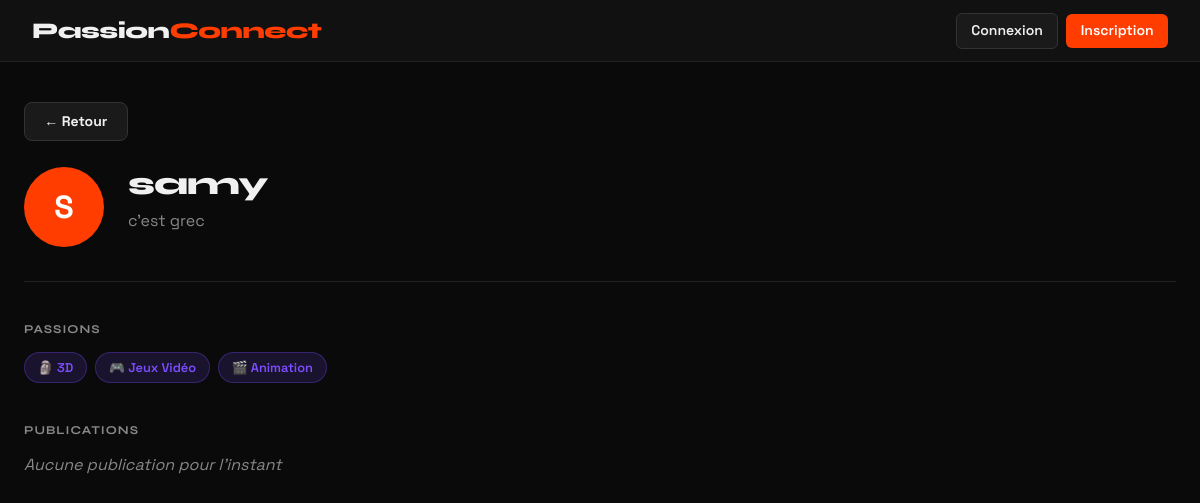
The app's page /profil/1 with its own data.
### tables this page shows
CREATE TABLE user(
            id INTEGER PRIMARY KEY AUTOINCREMENT,
            username TEXT NOT NULL UNIQUE,
            email TEXT NOT NULL UNIQUE,
            password TEXT NOT NULL,
            bio TEXT,
            photo TEXT,
            created_at TIMESTAMP DEFAULT CURRENT_TIMESTAMP           
        );

CREATE TABLE passion (
            id INTEGER PRIMARY KEY AUTOINCREMENT,
            nom TEXT NOT NULL UNIQUE,
            icone TEXT
        );

### app/profil/routes.py (the view)
@profil.route('/profil/<int:user_id>')
def profil_public(user_id):
    db = get_db()
    cursor = db.cursor()
    user = cursor.execute(
        'SELECT * FROM user WHERE id = ?', (user_id,)
    ).fetchone()
    passions = cursor.execute('''
        SELECT passion.nom, passion.icone FROM passion
        JOIN user_passion ON passion.id = user_passion.passion_id
        WHERE user_passion.user_id = ?
    ''', (user_id,)).fetchall()
    publications = cursor.execute('''
        SELECT * FROM publication
        WHERE user_id = ?
        ORDER BY created_at DESC
    ''', (user_id,)).fetchall()
    db.close()
    return render_template('profil_public.html', user=user, passions=passions, publications=publications)

### database.py (called while the page is built)
def get_db():
    db = sqlite3.connect('passionconnect.db') #retoune des dictionnaires au lieu des tuples
    db.row_factory = sqlite3.Row
    return db

### app/templates/profil_public.html
{% extends 'base.html' %}
{% block contenu %}
<a href="/decouverte" class="btn-gris mb-4" style="display:inline-block">← Retour</a>
<div class="profil-header">
    <div class="profil-avatar-large">{{ user.username[0].upper() }}</div>
    <div class="profil-header-info">
        <h1>{{ user.username }}</h1>
        <p class="text-muted">{{ user.bio or 'Aucune bio pour l instant.' }}</p>
    </div>
</div>
<div class="profil-passions">
    <h2>Passions</h2>
    {% if passions %}
        <div class="passions-liste">
            {% for p in passions %}
                <span class="passion-tag">{{ p.icone }} {{ p.nom }}</span>
            {% endfor %}
        </div>
    {% else %}
        <em class="text-muted">Aucune passion pour l'instant</em>
    {% endif %}
</div>
<div class="profil-publications">
    <h2>Publications</h2>
    {% if publications %}
        <div class="feed">
            {% for pub in publications %}
            <div class="post-card">
                {% if pub.image %}
                    <img src="/static/uploads/{{ pub.image }}" class="post-image">
                {% endif %}
                <p class="post-contenu">{{ pub.contenu }}</p>
                <span class="post-date">{{ pub.created_at }}</span>
            </div>
            {% endfor %}
        </div>
    {% else %}
        <em class="text-muted">Aucune publication pour l'instant</em>
    {% endif %}
</div>
{% endblock %}

### app/static/style.css (style rules this page uses)
:root { --accent: #FF3D00; --accent2: #7C4DFF; --accent3: #00BFA5; --dark: #0A0A0A; --card-bg: #141414; --text: #F0F0F0; --muted: #888; }
* { box-sizing: border-box; margin: 0; padding: 0; }
body { background-color: var(--dark); color: var(--text); font-family: 'Space Grotesk', sans-serif; min-height: 100vh; }
a { color: var(--text); text-decoration: none; }
.text-muted { color: var(--muted) !important; }
.mb-4 { margin-bottom: 1.5rem !important; }
h1, h2, h3 { font-family: 'Syne', sans-serif; }
h1 { font-weight: 800; font-size: 2rem; letter-spacing: -1px; margin-bottom: 1.5rem; }
h2 { font-weight: 700; color: var(--muted); text-transform: uppercase; letter-spacing: 1px; font-size: 0.75rem; margin-bottom: 1rem; }
.btn-gris { background: #1a1a1a; color: var(--text) !important; padding: 0.5rem 1.2rem; border-radius: 8px; font-weight: 700; font-size: 0.875rem; border: 1px solid #333; transition: all 0.2s; cursor: pointer; display: inline-block; }
.profil-header { display: flex; align-items: center; gap: 1.5rem; margin-bottom: 2.5rem; padding-bottom: 2rem; border-bottom: 1px solid #222; }
.profil-avatar-large { width: 80px; height: 80px; border-radius: 50%; background: var(--accent); color: white; font-weight: 800; font-size: 2rem; display: flex; align-items: center; justify-content: center; flex-shrink: 0; }
.profil-header-info { flex: 1; }
.profil-header-info h1 { margin-bottom: 0.3rem; }
.profil-passions { margin-bottom: 2.5rem; }
.passions-liste { display: flex; flex-wrap: wrap; gap: 0.5rem; margin-top: 0.75rem; }
.passion-tag { background: rgba(124,77,255,0.15); color: var(--accent2); border: 1px solid rgba(124,77,255,0.3); border-radius: 20px; padding: 0.3rem 0.8rem; font-size: 0.8rem; font-weight: 600; }
.profil-publications h2 { margin-bottom: 1rem; }

### records on screen
user: username "S", username "samy", bio "c'est grec"
passion: icone "🗿", nom "3D"
passion: icone "🎮", nom "Jeux Vidéo"
passion: icone "🎬", nom "Animation"
